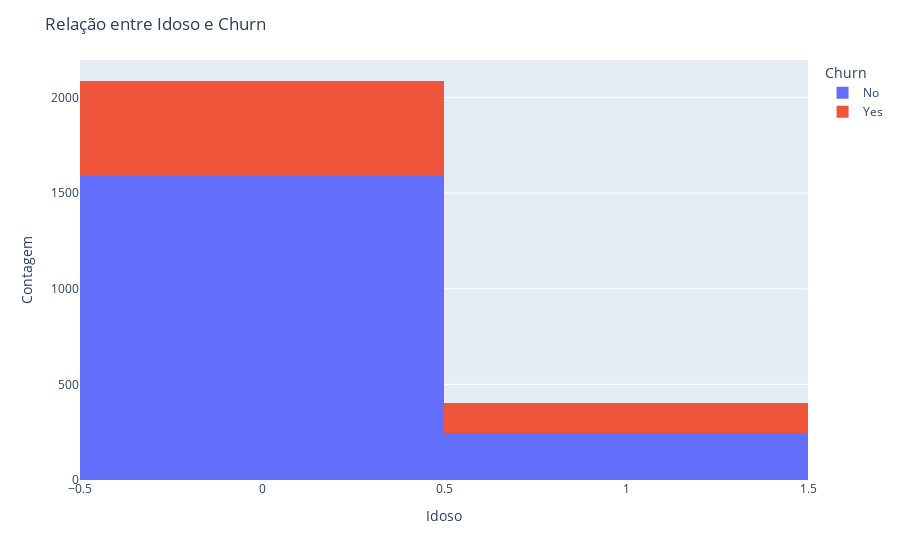

Notebook code cell kept with this figure:
### Markdown cell above
- Há uma propênção maior ao Churn em idosos?

### Code cell
fig = px.histogram(df, x='Idoso', color='Churn', barmode='stack')

fig.update_layout(title='Relação entre Idoso e Churn',
                  xaxis_title= 'Idoso',
                  yaxis_title= 'Contagem',
                  legend_title= 'Churn')
fig.show()

### Figure 1 — Plotly figure (JSON) as saved in the notebook; plotly's stock layout.template omitted (floating-point values rounded to 4 significant figures; data arrays with more than 128 entries replaced by an {"elided": "..."} marker saying what was removed)
{"data": [{"bingroup": "x", "hovertemplate": "Churn=No<br>Idoso=%{x}<br>count=%{y}<extra></extra>", "legendgroup": "No", "marker": {"color": "#636efa", "pattern": {"shape": ""}}, "name": "No", "orientation": "v", "showlegend": true, "type": "histogram", "x": {"elided": "1841 int values"}, "xaxis": "x", "yaxis": "y"}, {"bingroup": "x", "hovertemplate": "Churn=Yes<br>Idoso=%{x}<br>count=%{y}<extra></extra>", "legendgroup": "Yes", "marker": {"color": "#EF553B", "pattern": {"shape": ""}}, "name": "Yes", "orientation": "v", "showlegend": true, "type": "histogram", "x": {"elided": "647 int values"}, "xaxis": "x", "yaxis": "y"}], "layout": {"barmode": "stack", "legend": {"title": {"text": "Churn"}, "tracegroupgap": 0}, "margin": {"t": 60}, "title": {"text": "Relação entre Idoso e Churn"}, "xaxis": {"anchor": "y", "domain": [0, 1], "title": {"text": "Idoso"}}, "yaxis": {"anchor": "x", "domain": [0, 1], "title": {"text": "Contagem"}}}}
